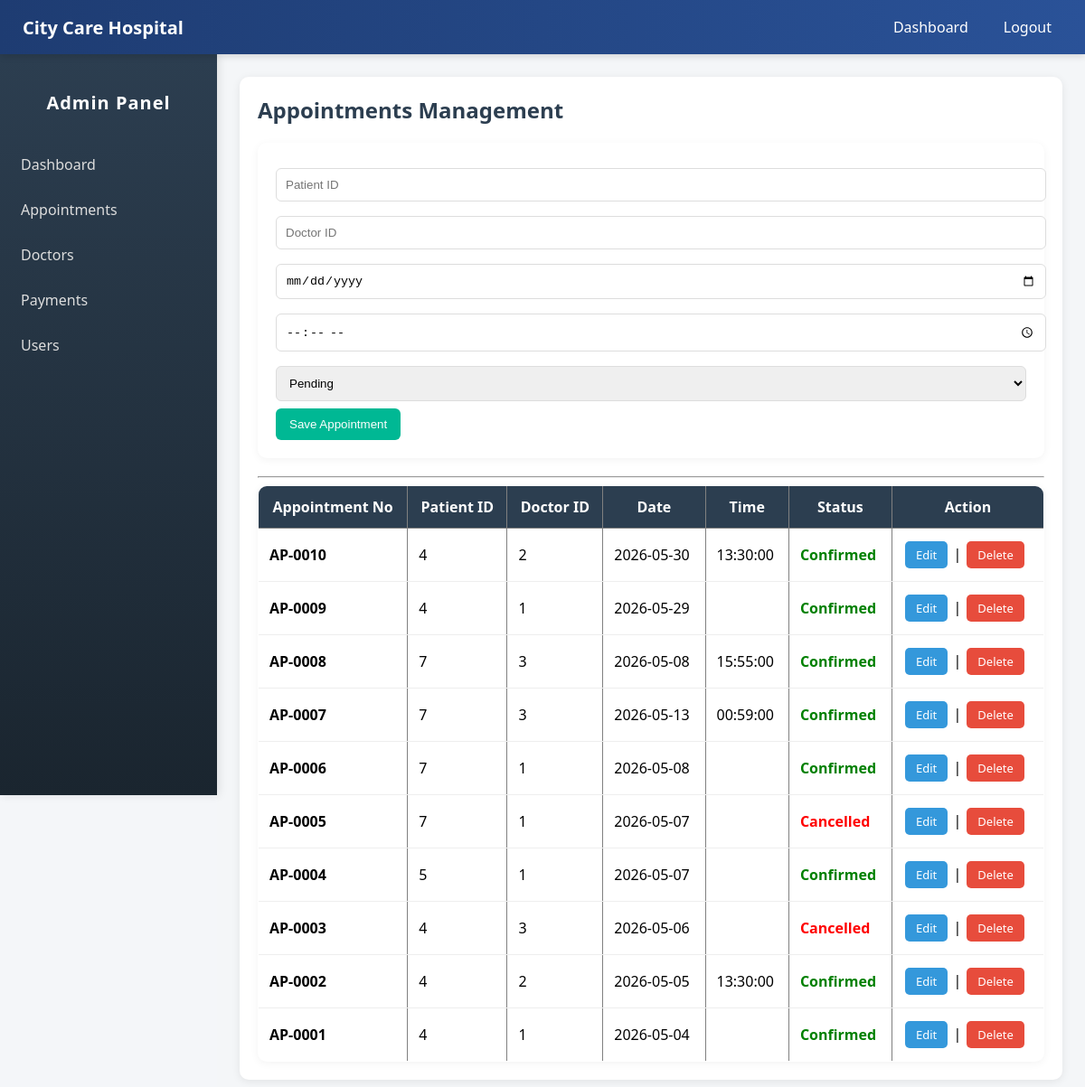
Screenshot of /admin/admin-dashboard.php?page=appointments with the database file from the repository.
### tables this page shows
CREATE TABLE IF NOT EXISTS `appointments` (
  `appointment_id` int NOT NULL AUTO_INCREMENT,
  `patient_id` int NOT NULL,
  `doctor_id` int NOT NULL,
  `appointment_date` date NOT NULL,
  `appointment_time` time DEFAULT NULL,
  `status` enum('Pending','Confirmed','Cancelled') DEFAULT 'Pending',
  PRIMARY KEY (`appointment_id`),
  KEY `patient_id` (`patient_id`),
  KEY `doctor_id` (`doctor_id`)
);

### admin/pages/appointments.php (the view, shortened to what this page needs)
<?php
require_once "../includes/db.php";
$edit = null;
?>
<h2>Appointments Management</h2>
<form method="POST">
    <input type="number"
           name="patient_id"
           placeholder="Patient ID"
           value="<?= $edit['patient_id'] ?? '' ?>"
           required>
    <input type="number"
           name="doctor_id"
           placeholder="Doctor ID"
           value="<?= $edit['doctor_id'] ?? '' ?>"
           required>
    <input type="date"
           name="appointment_date"
           value="<?= $edit['appointment_date'] ?? '' ?>"
           required>
    <input type="time"
           name="appointment_time"
           value="<?= $edit['appointment_time'] ?? '' ?>"
           required>
    <select name="status" required>
        <option value="Pending"
        <?= (($edit['status'] ?? '') == 'Pending') ? 'selected' : '' ?>>
            Pending
        </option>
    </select>
    <button name="save">
        Save Appointment
    </button>
</form>
<hr>
<table border="1" width="100%" cellpadding="10">
<tr>
    <th>Appointment No</th>
    <th>Patient ID</th>
    <th>Doctor ID</th>
    <th>Date</th>
    <th>Time</th>
    <th>Status</th>
    <th>Action</th>
</tr>
<?php
$data = $pdo->query("
    SELECT *
    FROM appointments
    ORDER BY appointment_id DESC
");
while ($row = $data->fetch()):
?>
<tr>
    <td>
        <strong>
            AP-<?= str_pad($row['appointment_id'], 4, "0", STR_PAD_LEFT); ?>
        </strong>
    </td>
    <td><?= $row['patient_id'] ?></td>
    <td><?= $row['doctor_id'] ?></td>
    <td><?= $row['appointment_date'] ?></td>
    <td><?= $row['appointment_time'] ?></td>
    <td>
        <?php if($row['status'] == 'Pending'): ?>
            <span style="color:orange;font-weight:bold;">
                Pending
            </span>
        <?php elseif($row['status'] == 'Confirmed'): ?>
            <span style="color:green;font-weight:bold;">
                Confirmed
            </span>
        <?php else: ?>
            <span style="color:red;font-weight:bold;">
                Cancelled
            </span>
        <?php endif; ?>
    </td>
    <td>
        <a href="?page=appointments&edit=<?= $row['appointment_id'] ?>" class="btn edit-btn">
            Edit
        </a>
        |
        <a href="?page=appointments&delete=<?= $row['appointment_id'] ?>"
           onclick="return confirm('Delete appointment?')" class="btn delete-btn">
            Delete
        </a>
    </td>
</tr>
<?php endwhile; ?>
</table>

### admin/styles.css (style rules this page uses)
body { margin: 0; font-family: "Segoe UI", Arial, sans-serif; background: #f4f6f9; }
h2 { margin-top: 0; color: #2c3e50; }
form { background: white; padding: 20px; border-radius: 10px; margin-bottom: 20px; box-shadow: 0 2px 10px rgba(0, 0, 0, 0.05); }
input, select { width: 100%; padding: 10px; margin: 8px 0; border: 1px solid #ddd; border-radius: 6px; outline: none; }
button { background: #00b894; color: white; border: none; padding: 10px 15px; border-radius: 6px; cursor: pointer; transition: 0.3s; }
table { width: 100%; border-collapse: collapse; background: white; border-radius: 10px; overflow: hidden; box-shadow: 0 2px 10px rgba(0, 0, 0, 0.05); }
table th { background: #2c3e50; color: white; padding: 12px; }
table td { padding: 12px; border-bottom: 1px solid #eee; }
a { text-decoration: none; }
.btn { display: inline-block; padding: 6px 12px; margin: 2px; border-radius: 5px; font-size: 13px; text-decoration: none; color: white; transition: 0.3s; }
.edit-btn { background: #3498db; }
.delete-btn { background: #e74c3c; }

### admin/admin-dashboard.php (style rules this page uses)
body { margin: 0; font-family: Arial, sans-serif; background: #f4f6f8; }

### rows the page displays
appointments: appointment_id "0010", patient "4", doctor "2", appointment_date "2026-05-30", appointment_time "13:30:00", status "Confirmed"
appointments: appointment_id "0009", patient "4", doctor "1", appointment_date "2026-05-29", status "Confirmed"
appointments: appointment_id "0008", patient "7", doctor "3", appointment_date "2026-05-08", appointment_time "15:55:00", status "Confirmed"
appointments: appointment_id "0007", patient "7", doctor "3", appointment_date "2026-05-13", appointment_time "00:59:00", status "Confirmed"
appointments: appointment_id "0006", patient "7", doctor "1", appointment_date "2026-05-08", status "Confirmed"
appointments: appointment_id "0005", patient "7", doctor "1", appointment_date "2026-05-07", status "Cancelled"
appointments: appointment_id "0004", patient "5", doctor "1", appointment_date "2026-05-07", status "Confirmed"
appointments: appointment_id "0003", patient "4", doctor "3", appointment_date "2026-05-06", status "Cancelled"
appointments: appointment_id "0002", patient "4", doctor "2", appointment_date "2026-05-05", appointment_time "13:30:00", status "Confirmed"
appointments: appointment_id "0001", patient "4", doctor "1", appointment_date "2026-05-04", status "Confirmed"
